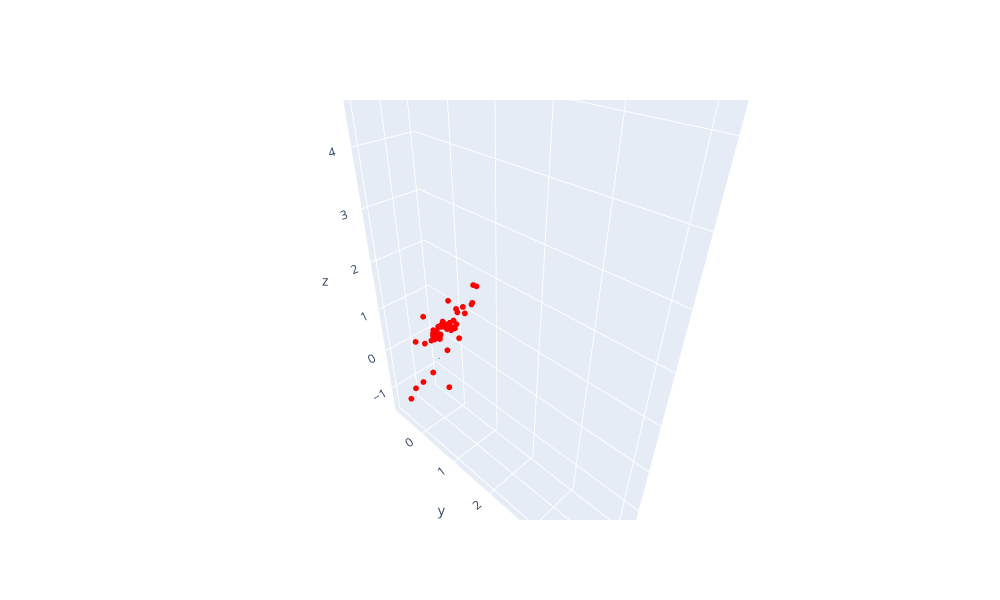

Notebook code for this chart:
### Code cell
#@title Step 9 : Visualize the camera pose and 3D points in the same plot using Plotly
# Create camera pose visualization
camera_cones = [go.Cone(x=[C1[0], C2[0]], y=[C1[1], C2[1]], z=[C1[2], C2[2]],
                        u=[E1[0, 0], E2[0, 0]], v=[E1[1, 0], E2[1, 0]], w=[E1[2, 0], E2[2, 0]],
                        sizemode='scaled', sizeref=0.2, anchor='tail', colorscale='Viridis', showscale=False)]

# Create a scatter plot for the 3D points
scatter_3d = go.Scatter3d(x=points_3D[:, 0, 0], y=points_3D[:, 0, 1], z=points_3D[:, 0, 2],
                          mode='markers', marker=dict(size=2, color='red'))

# Create a layout and plot the data
layout = go.Layout(scene=dict(aspectmode='data'), autosize=False, width=1000, height=600)
fig = go.Figure(data=[scatter_3d, *camera_cones], layout=layout)
fig.show()
